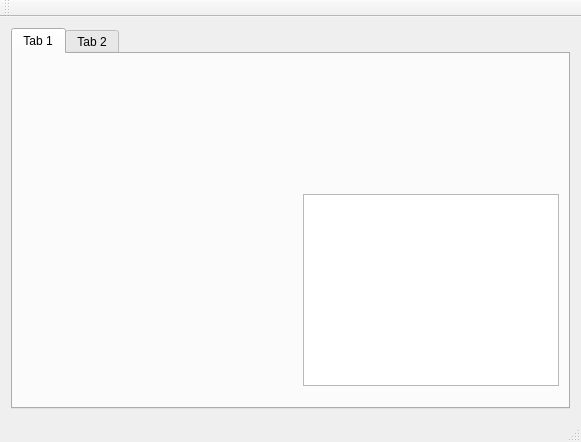
<?xml version="1.0" encoding="UTF-8"?>
<ui version="4.0">
 <class>MainWindow</class>
 <widget class="QMainWindow" name="MainWindow">
  <property name="geometry">
   <rect>
    <x>0</x>
    <y>0</y>
    <width>581</width>
    <height>442</height>
   </rect>
  </property>
  <property name="windowTitle">
   <string>MainWindow</string>
  </property>
  <widget class="QWidget" name="centralWidget">
   <layout class="QGridLayout" name="gridLayout">
    <item row="0" column="0">
     <widget class="QTabWidget" name="tabWidget">
      <property name="currentIndex">
       <number>0</number>
      </property>
      <widget class="QWidget" name="tab">
       <attribute name="title">
        <string>Tab 1</string>
       </attribute>
       <widget class="QTableView" name="tableView">
        <property name="geometry">
         <rect>
          <x>290</x>
          <y>140</y>
          <width>256</width>
          <height>192</height>
         </rect>
        </property>
       </widget>
      </widget>
      <widget class="QWidget" name="tab_2">
       <attribute name="title">
        <string>Tab 2</string>
       </attribute>
      </widget>
     </widget>
    </item>
   </layout>
  </widget>
  <widget class="QMenuBar" name="menuBar">
   <property name="geometry">
    <rect>
     <x>0</x>
     <y>0</y>
     <width>581</width>
     <height>21</height>
    </rect>
   </property>
  </widget>
  <widget class="QToolBar" name="mainToolBar">
   <attribute name="toolBarArea">
    <enum>TopToolBarArea</enum>
   </attribute>
   <attribute name="toolBarBreak">
    <bool>false</bool>
   </attribute>
  </widget>
  <widget class="QStatusBar" name="statusBar"/>
 </widget>
 <layoutdefault spacing="6" margin="11"/>
 <resources/>
 <connections/>
</ui>
